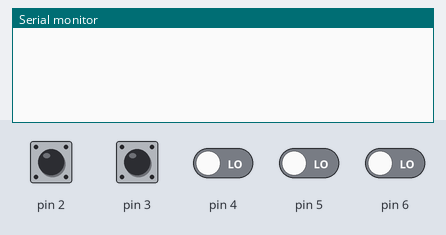
Simulated run of this sketch. Board: Arduino Uno, built with avr-gcc and run on an emulated ATmega328P. Parts: the last lines printed to the serial monitor. The inputs (shaded band) are chosen by the test bench; at power-on: pin 2–6 LOW.

Above: at 1.2 s.
1.3 s: pin 2 pulsed HIGH 2 times (0.12 s each, 0.3 s apart)
At 2.3 s:
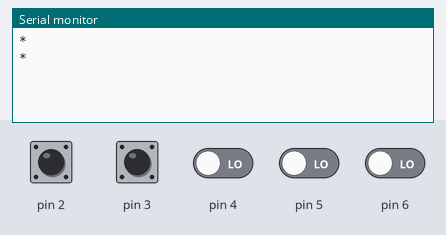
3.4 s: pin 3 pulsed HIGH 2 times (0.12 s each, 0.3 s apart)
At 5.1 s:
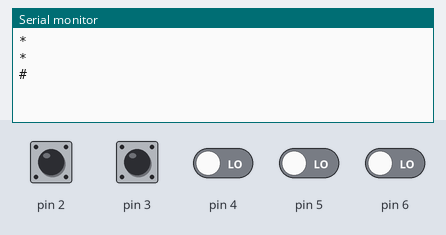

Measured:
- after the input at 1.3 s, the serial monitor: prints a new line after 0.12 s (image 1)
- after the input at 3.4 s, the serial monitor: prints a new line after 0.42 s (image 2)

The sketch:

pushbutton.ino
```cpp
void setup() {
  // put your setup code here, to run once:
  pinMode(2,INPUT);
  pinMode(3,INPUT);
  pinMode(4,INPUT);
  pinMode(5,INPUT);
  pinMode(6,INPUT);

  Serial.begin(9600);

}
boolean x1=false;
boolean x2=false;
boolean x3=false;
boolean x4=false;
boolean x5=false;

void loop() {
  // put your main code here, to run repeatedly:

   if(digitalRead(2)==1)
   {
      while(digitalRead(2)==1)
      {


      }
      x1=true;

   }


   if(digitalRead(3)==1)
   {
      while(digitalRead(3)==1)
      {


      }
      x2=true;

   }


   if(digitalRead(4)==1)
   {
      while(digitalRead(4)==1)
      {


      }
      x3=true;

   }
   if(digitalRead(5)==1)
   {
      while(digitalRead(5)==1)
      {


      }
      x4=true;

   }
   if(digitalRead(6)==1)
   {
      while(digitalRead(6)==1)
      {


      }
      x5=true;

   }

   if(x1==true)
   {
    Serial.println("*");
    x1=false;
   }

   if(x2==true)
   {
    Serial.println("#");
    x2=false;
   }

   if(x3==true)
   {
    Serial.println("$");
    x3=false;
   }


   if(x4==true)
   {
    Serial.println("&");
    x4=false;
   }

   if(x5==true)
   {
    Serial.println("^");
    x5=false;
   }


   delay(200);

}
```
